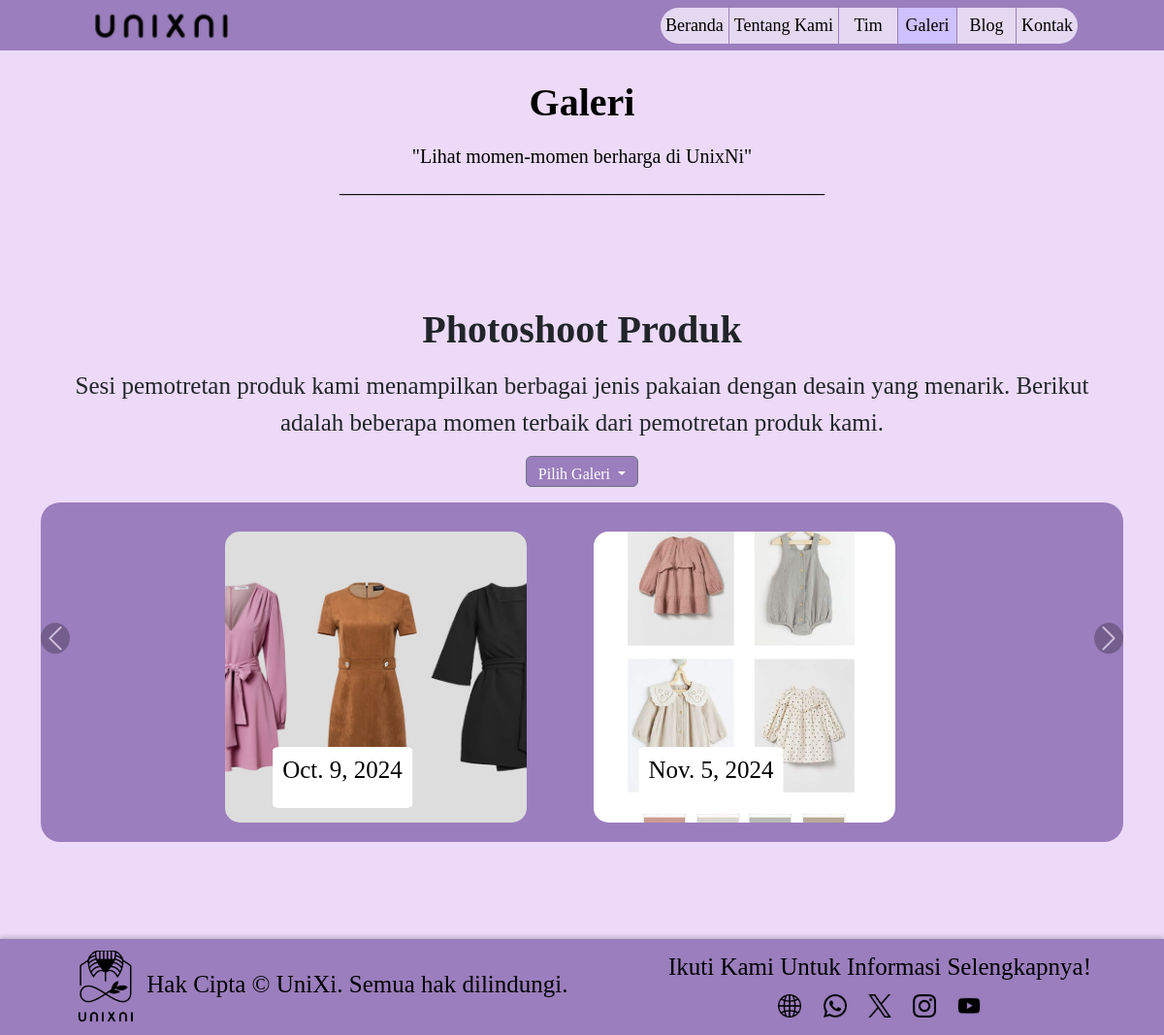
Screenshot of /galeri with the database file from the repository.
### unixni/models/home/galeri.py (models this page shows, shortened)
class GaleriUtama(models.Model):
    title = models.CharField(max_length=255)
    subtitle = models.TextField()
    line = models.CharField(max_length=255)

class Galeri(models.Model):
    title = models.CharField(max_length=255)
    description = models.TextField()

class GaleriItem(models.Model):
    galeri = models.ForeignKey(Galeri, on_delete=models.CASCADE, related_name='items')
    image = models.ImageField(upload_to='galeri/')
    date = models.DateField()

### unixni/views.py (the view)
# urls.py: path('galeri', views.galeri, name='galeri'),
def galeri(request):
    galeri_utama = GaleriUtama.objects.first()
    galeri_list = Galeri.objects.prefetch_related('items').all()
    galeri_data = []
    for galeri in galeri_list:
        if galeri.items.exists():  # Pastikan galeri memiliki item
            grouped_items = list(chunker(galeri.items.all(), 2))  # Kelompokkan item per 3
            galeri_data.append({
                'galeri': galeri,
                'items': grouped_items,
            })
    return render(request, 'galeri.html', {
        'galeri_utama': galeri_utama,
        'galeri_data': galeri_data,
        'galeri_list': galeri_list,
    })

### unixni/views.py (called while the page is built)
def chunker(seq, size):
    return (seq[pos:pos + size] for pos in range(0, len(seq), size))

### unixni/templates/galeri.html (shortened to what this page needs)
{% load static %}
{% load django_bootstrap5 %}
<!DOCTYPE html>
<html lang="en">
<head>
    {% bootstrap_css %}
    <link href="{% static 'css/pribadi.css' %}" rel="stylesheet">
</head>
<body>
    {% include 'layout/navbar.html' %}
    {% block content %}
    <div class="container" style="width: 95%;margin-bottom: 100px;">
        <div class="about-container">
            <h1 class="text-center about-title mb-3">{{ galeri_utama.title }}</h1>
            <p class="text-center about-description mb-0">"{{ galeri_utama.subtitle }}"</p>
            <p class="text-center about-description mb-0">{{ galeri_utama.line }}</p>
        </div>
        {% for galeri_info in galeri_data %}
        <div id="galeri-{{ forloop.counter }}" class="galeri-section {% if forloop.first %}active{% else %}d-none{% endif %}" style="padding-top:0px">
            <h2 class="text-center">{{ galeri_info.galeri.title }}</h2>
            <p class="text-center">{{ galeri_info.galeri.description }}</p>
            <div class="dropdown text-center mt-3 mb-3" >
                <button class="btn btn-secondary dropdown-toggle" type="button" id="dropdownMenuButton" data-bs-toggle="dropdown" aria-expanded="false" style="background-color: #9B7EBD; padding-bottom:0px">
                    Pilih Galeri
                </button>
            </div>
            <div id="carousel-{{ forloop.counter }}" class="carousel slide" data-bs-ride="carousel" style="background-color: #9B7EBD; border-radius: 20px; padding-bottom: 20px">
                <div class="carousel-inner">
                    {% for group in galeri_info.items %}
                    <div class="carousel-item {% if forloop.first %}active{% endif %}">
                        <div class="row justify-content-center">
                            {% for item in group %}
                            <div class="position-relative col-md-4 col-6 d-flex justify-content-center" style="padding-right: 5%;">
                                <img src="{{ item.image.url }}" alt="{{ galeri_info.galeri.title }}" class="galeri-image img-fluid" style="width: 800px; height: 300px;object-fit: cover;" data-bs-toggle="modal" data-bs-target="#imageModal-{{ item.id }}">
                                <div class="carousel-caption">
                                    <p>{{ item.date }}</p>
                                </div>
                            </div>
                            {% endfor %}
                        </div>
                    </div>
                    {% endfor %}
                </div>
                <button class="carousel-control-prev" type="button" data-bs-target="#carousel-{{ forloop.counter }}" data-bs-slide="prev">
                    <span class="carousel-control-prev-icon" aria-hidden="true"></span>
                </button>
                <button class="carousel-control-next" type="button" data-bs-target="#carousel-{{ forloop.counter }}" data-bs-slide="next">
                    <span class="carousel-control-next-icon" aria-hidden="true"></span>
                </button>
            </div>
        </div>
        {% endfor %}
    </div>
    {% include 'layout/footer.html' %}
    {% endblock %}
</body>
</html>

### static/css/pribadi.css (style rules this page uses)
body, button, input, textarea { font-family: 'Lusitana', serif; }
body { background-color: #ECDAF8; font-size:large; }
h2 { margin-bottom: 15px; font-size: 40px; font-weight: bold; margin-top: 80px; padding-left: 2%; padding-right: 2%; text-align: center; }
p { font-size:25px; }
.carousel-inner { display: flex; align-items: center; }
.carousel-item.active { display: flex; flex-wrap: nowrap; justify-content: center; }
.carousel-item img { flex: none; height: 150px; width: 150px; object-fit: fill; margin-top: 30px; box-sizing: border-box; margin-left: 30px; margin-right: 30px; }
.carousel-control-prev, .carousel-control-next { width: 30px; top: 40%; transform: translateY(-50%); z-index: 5; }
.carousel-control-prev-icon, .carousel-control-next-icon { background-color: rgba(0, 0, 0, 0.5); border-radius: 50%; padding: 10px; }
.about-container { padding: 30px; margin-top: 0px; margin-left: 30px; margin-right: 30px; margin-bottom: 60px; }
.about-title { color: #000000; font-weight: bold; font-size: 40px; margin-bottom: 15px; }
.about-description { color: black; font-size: 20px; margin-bottom: 20px; }
.dropdown { margin-left: auto; }
.galeri-section { display: none; }
.galeri-section.active { display: block; flex-wrap: nowrap; }
.galeri-image { flex:content; margin-left: 5px; margin-right: 5px; border-radius: 5%; width: 100%; height: 300px; object-fit:cover; margin-top: 30px; box-sizing: border-box; }
.carousel-caption { position: absolute; bottom: 15px; left: 35%; transform: translateX(-50%); background-color: rgb(255, 255, 255); color: rgb(0, 0, 0); border-radius: 5%; border: #000000; border-width: 500px; padding: 5px 10px; font-size: 14px; text-align: center; width: fit-content; max-width: 90%; }

### rows the page displays
GaleriUtama: title "Galeri", subtitle "Lihat momen-momen berharga di UnixNi", line "__________________________________________________"
Galeri: galeri "Photoshoot Produk", galeri.description "Sesi pemotretan produk kami menampilkan berbagai jenis pakaian dengan desain yang menarik. Berikut adalah beberapa momen terbaik dari pemotretan produk kami."
GaleriItem: image (picture), date "Oct. 9, 2024"
GaleriItem: image (picture), date "Nov. 5, 2024"
